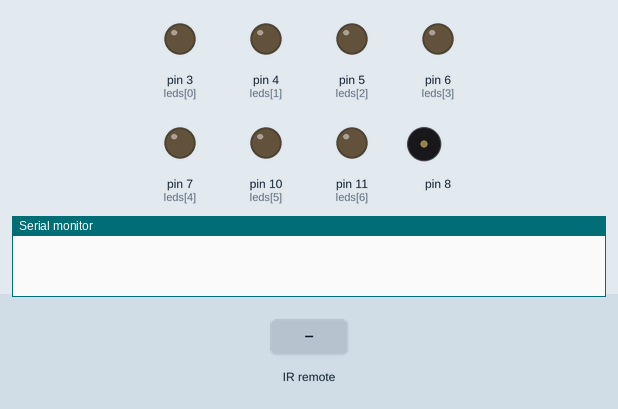
Simulated run of this sketch. Board: Arduino Uno, built with avr-gcc and run on an emulated ATmega328P. Shown: output pins drawn as LEDs (lit = HIGH), buzzer (waves = sounding), the last lines printed to the serial monitor. The inputs (shaded band) are chosen by the test bench.

Above: at 1.2 s.
1.3 s: infrared code 0x6106C03F received
At 1.5 s:
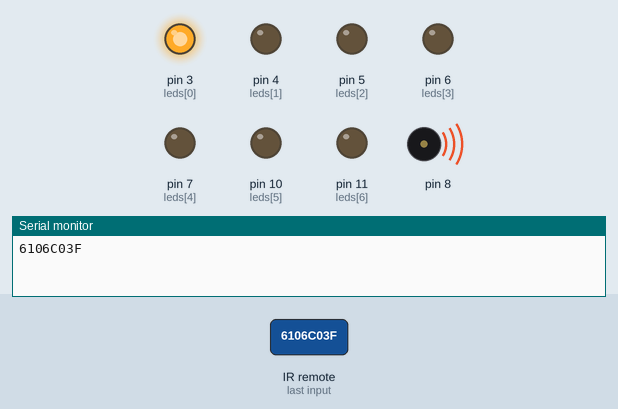
3.1 s: infrared code 0x6106D827 received
At 3.3 s:
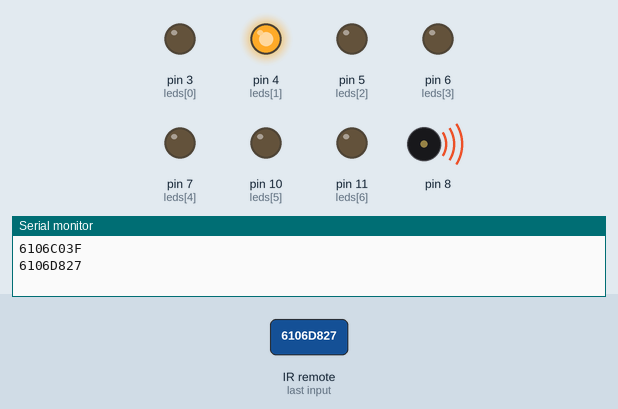
4.9 s: infrared code 0x6106D02F received
At 5.1 s:
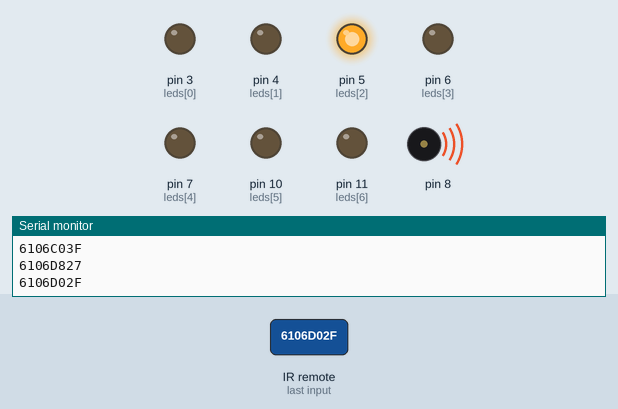
6.7 s: infrared code 0x61066897 received
At 6.9 s:
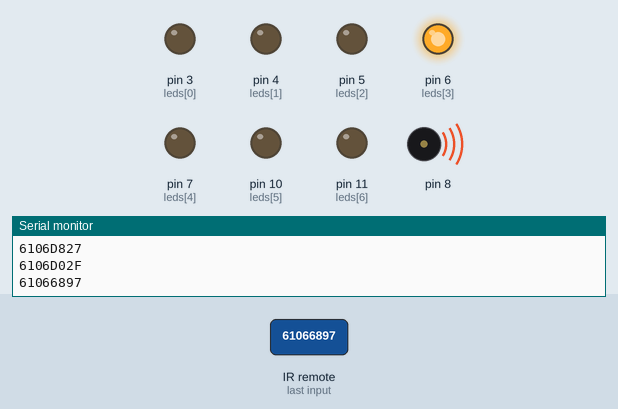
8.5 s: infrared code 0x610610EF received
At 8.7 s:
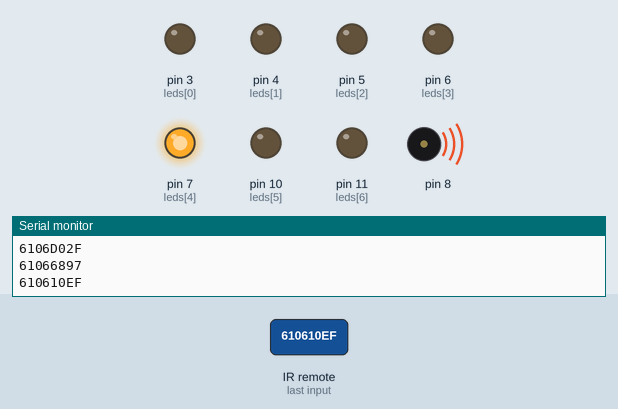
10.3 s: infrared code 0x6106E817 received
At 10.51 s:
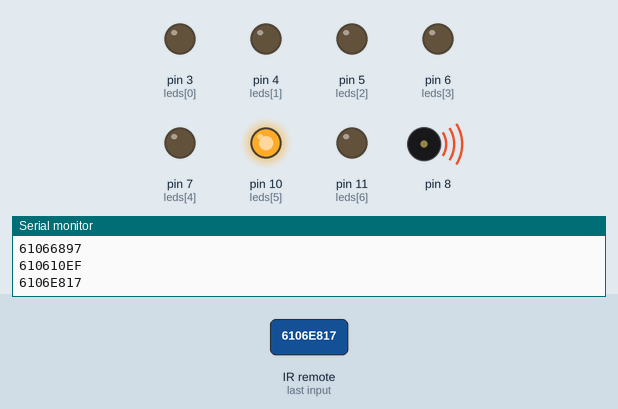
Timing chart, 0 to 13.1 s (numbered marks = the images above; inputs shaded):
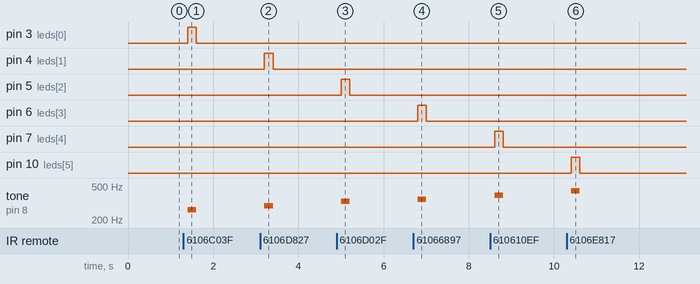

The sketch:

IR_Music.ino
```cpp
/*
 * IRMusic:
 * Uses Ken Shirriff's library to receive commands from a clarion IR remote then
 * play notes based on the command pressed.
 * In order to compile upload modified version of Ken Shirrifs IRremote library
 * where IRremoteint.h is modified to use TIMER1 instead of TIMER2
 * This will leave TIMER2 free for the tone function that is used by this sketch.
 *
 * Note that TIMER1 uses pin9.  The library likes to use this for transmit.
 * Even though this sketch is not using any of the transmit functions I
 * do not attempt to use pin 9.
 *
 */

#include <IRremote.h>

int RECV_PIN = 2;
int currentled = 0;

// Led Pin Numbers.  Used for visual effects
int leds[]={3, 4, 5, 6, 7, 10, 11, 12};

// notes to play
const int midc = 262;
const int midd = 294;
const int mide = 330;
const int midf = 349;
const int midg = 392;
const int mida = 440;
const int midb = 494;

// the following definitions are for my specific clarion controller
//
const long func = 0x6106C03F;
const long uparrow = 0x6106D827;
const long zone = 0x6106D02F;
const long reverse = 0x61066897;
const long play = 0x610610EF;
const long forward = 0x6106E817;
const long down = 0x6106B847;

IRrecv irrecv(RECV_PIN);

decode_results results;

void setup()
{
  Serial.begin(9600);
  // set led pins to output
  for(int i=0;i<7;i++) pinMode(leds[i], OUTPUT);
  irrecv.enableIRIn(); // Start the receiver
}

// Note about checking for currentled below.
// Only when the note changes do we want to turn off the current led then
// turn on the led matching the new note.  To prevent flicker of leds
// I solved by keeping a variable "currentled" that I would check each time
// if the currentled didn't go with the results.value then I would turn off
// the currentled then set currentled to the new value and turn that on and play the tone.
//
void loop() {
  if (irrecv.decode(&results)) {
    Serial.println(results.value, HEX);
    if (results.value == func)
    {
      if (currentled != 0)
      {
        digitalWrite(leds[currentled], LOW);
        currentled = 0;
      }
      digitalWrite(leds[currentled], HIGH);
      tone(8, midc);
    }
    else if (results.value == uparrow)
    {
      if (currentled != 1)
      {
        digitalWrite(leds[currentled], LOW);
        currentled = 1;
      }
      digitalWrite(leds[currentled], HIGH);
      tone(8, midd);
    }
    else if (results.value == zone)
    {
      if (currentled != 2)
      {
        digitalWrite(leds[currentled], LOW);
        currentled = 2;
      }
      digitalWrite(leds[currentled], HIGH);
      tone(8, mide);
    }
    else if (results.value == reverse)
    {
      if (currentled != 3)
      {
        digitalWrite(leds[currentled], LOW);
        currentled = 3;
      }
      digitalWrite(leds[currentled], HIGH);
      tone(8, midf);
    }
    else if (results.value == play)
    {
      if (currentled != 4)
      {
        digitalWrite(leds[currentled], LOW);
        currentled = 4;
      }
      digitalWrite(leds[currentled], HIGH);
      tone(8, midg);
    }
    else if (results.value == forward)
    {
      if (currentled != 5)
      {
        digitalWrite(leds[currentled], LOW);
        currentled = 5;
      }
      digitalWrite(leds[currentled], HIGH);
      tone(8, mida);
    }
    else if (results.value == down)
    {
      if (currentled != 6)
      {
        digitalWrite(leds[currentled], LOW);
        currentled = 6;
      }
      digitalWrite(leds[currentled], HIGH);
      tone(8, midb);
    }
  }
  else
  {
    noTone(8);
    digitalWrite(leds[currentled], LOW);
  }
  irrecv.resume();
  delay(200);
}
```

Measured:
- after the input at 1.3 s, pin 3 (leds[0]): LOW → HIGH after 0.10 s, → LOW 0.20 s later; tone on pin 8: silent → 262 Hz after 0.10 s, → silent 0.20 s later
- after the input at 3.1 s, pin 4 (leds[1]): LOW → HIGH after 0.10 s, → LOW 0.20 s later; tone on pin 8: silent → 294 Hz after 0.10 s, → silent 0.20 s later
- after the input at 4.9 s, pin 5 (leds[2]): LOW → HIGH after 0.11 s, → LOW 0.20 s later; tone on pin 8: silent → 330 Hz after 0.11 s, → silent 0.20 s later
- after the input at 6.7 s, pin 6 (leds[3]): LOW → HIGH after 0.11 s, → LOW 0.20 s later; tone on pin 8: silent → 349 Hz after 0.11 s, → silent 0.20 s later
- after the input at 8.5 s, pin 7 (leds[4]): LOW → HIGH after 0.11 s, → LOW 0.20 s later; tone on pin 8: silent → 392 Hz after 0.11 s, → silent 0.20 s later
- after the input at 10.3 s, pin 10 (leds[5]): LOW → HIGH after 0.11 s, → LOW 0.20 s later; tone on pin 8: silent → 440 Hz after 0.11 s, → silent 0.20 s later
